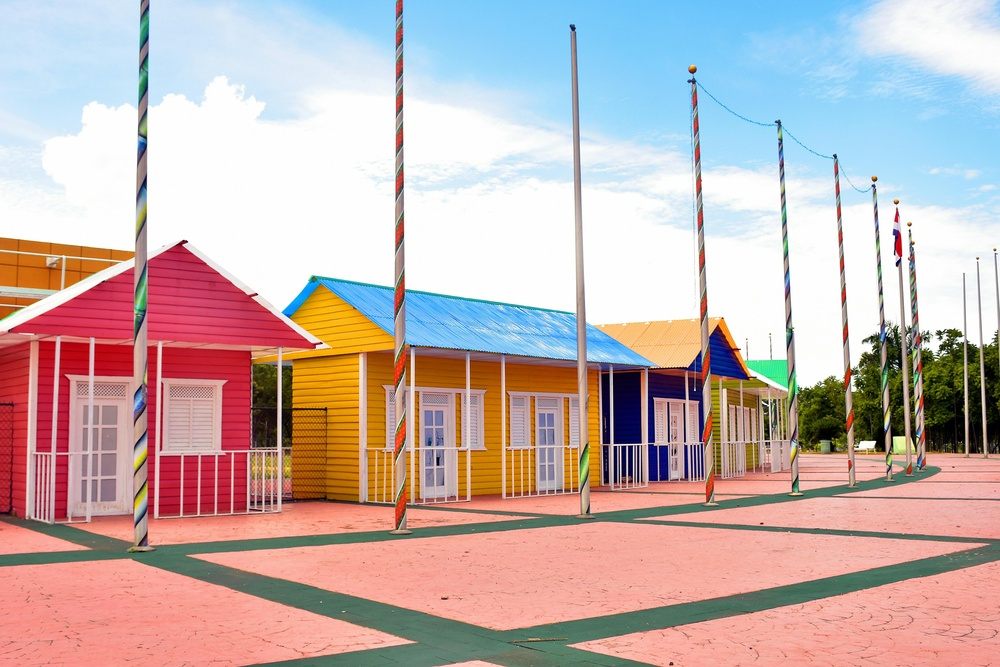
#> input picture original_p2.jpg, 1000 x 667 px, shrunk from 4800 x 3200 before the run
$ python p2.py
#> lines starting #> are read from the running program, lines starting #| are printed output that depends on the picture; after the words box and inside, x2 and y2 are one past the last pixel; in counts of white or black regions, pixels touching at a corner belong together
# Project 2: Edge Detection and Overlay
# 1. 2. 3. 4. 5. Read a color image using OpenCV.
# Convert it to grayscale and apply Gaussian blur.
# Use the Canny edge detector to find edges.
# Overlay the edges on the original image (e.g., in red).
# Display and save the result using OpenCV or Matplotlib.

import cv2
import numpy as np

# 1. Read a color image using OpenCV
image = cv2.imread('original_p2.jpg')  # Replace 'input.jpg' with your image filename
#> image is the input picture: shape (667, 1000, 3); mean B, G, R 174.7, 176.8, 196.2

if image is None:
    raise FileNotFoundError("Image file not found. Please check the filename and path.")

# 2. Convert to grayscale and apply Gaussian blur
gray = cv2.cvtColor(image, cv2.COLOR_BGR2GRAY)
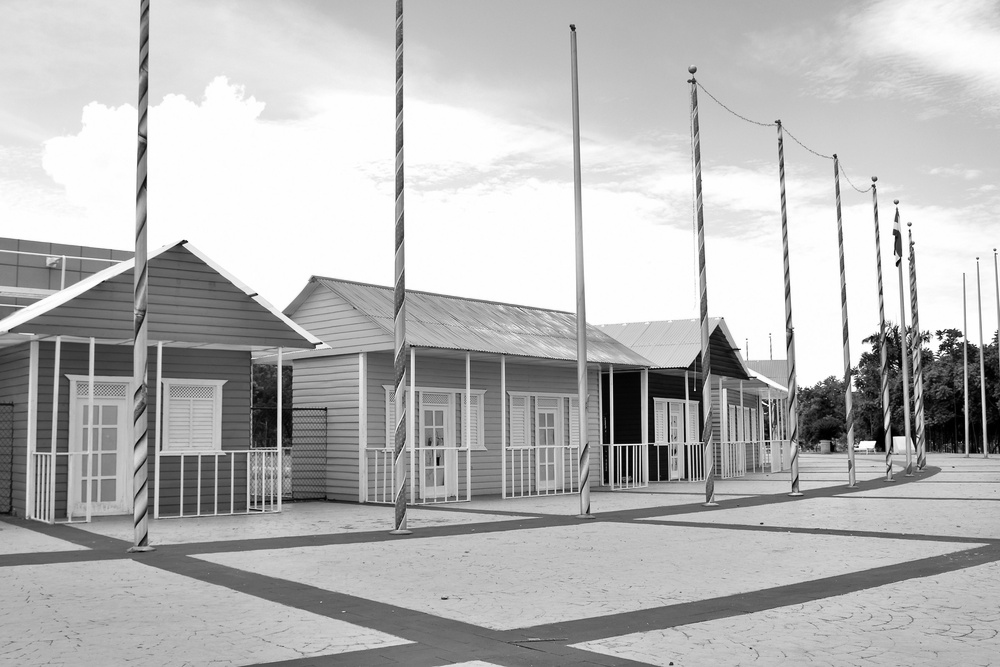
#> gray: shape (667, 1000); min 0, max 255, mean 182.4
blurred = cv2.GaussianBlur(gray, (5, 5), 0)

# 3. Use the Canny edge detector to find edges
edges = cv2.Canny(blurred, 50, 150)
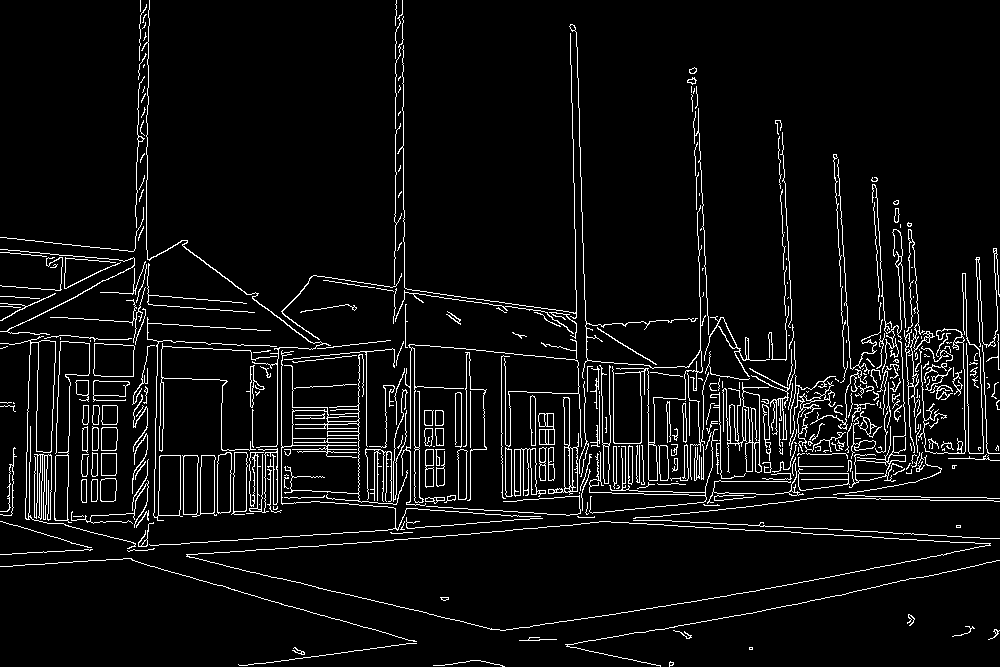
#> edges: shape (667, 1000); 5.8% white in thin lines or dots

# 4. Overlay the edges on the original image (in red)
overlay = image.copy()
overlay[edges != 0] = [0, 0, 255]  # Set edge pixels to red (BGR)
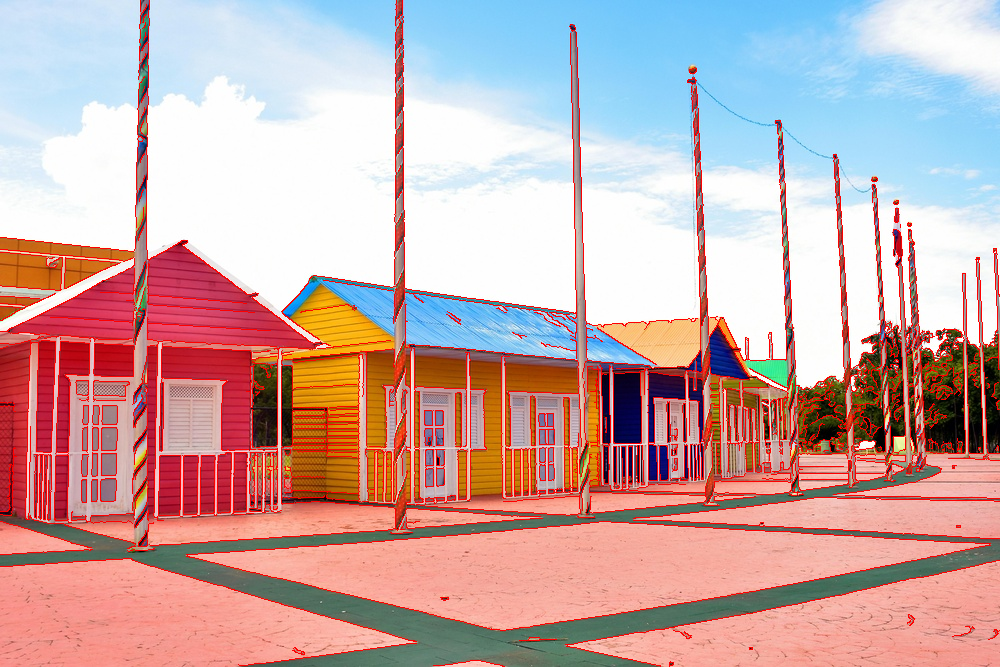
#> overlay: shape (667, 1000, 3); 5.79% of pixels changed, all inside (x1, y1, x2, y2) = (0, 0, 1000, 667)

# 5. Display and save the result
cv2.imshow('Edge Overlay', overlay)
cv2.imwrite('p2_edge_overlay.jpg', overlay)
cv2.waitKey(0)
cv2.destroyAllWindows()

$ run again, with original_p1.jpg copied over original_p2.jpg
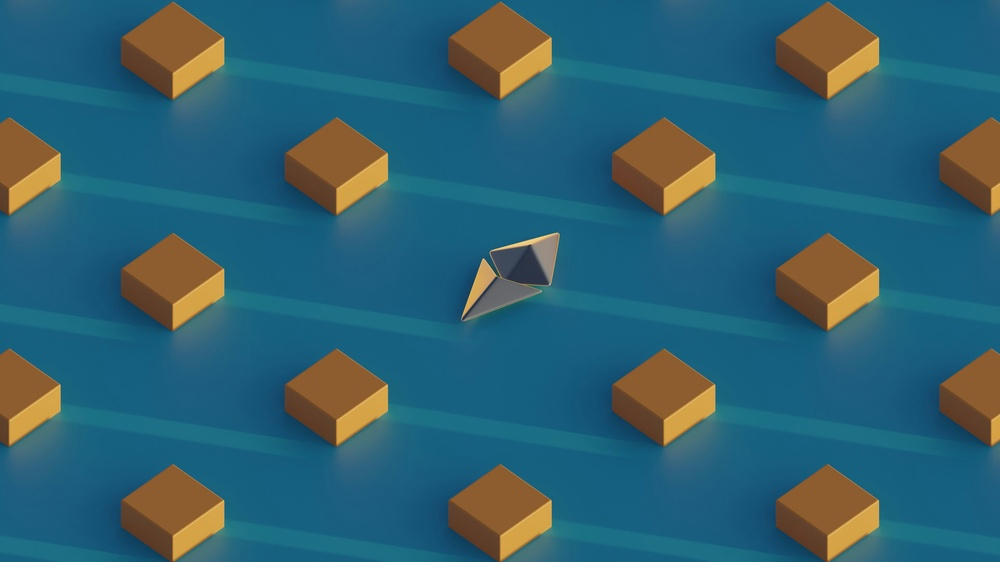
#> input picture original_p1.jpg, 1000 x 562 px, shrunk from 3840 x 2160 before the run
#> image is the input picture: shape (562, 1000, 3); mean B, G, R 113.3, 97.3, 47.3
#> `edges = cv2.Canny(blurred, 50, 150)`:
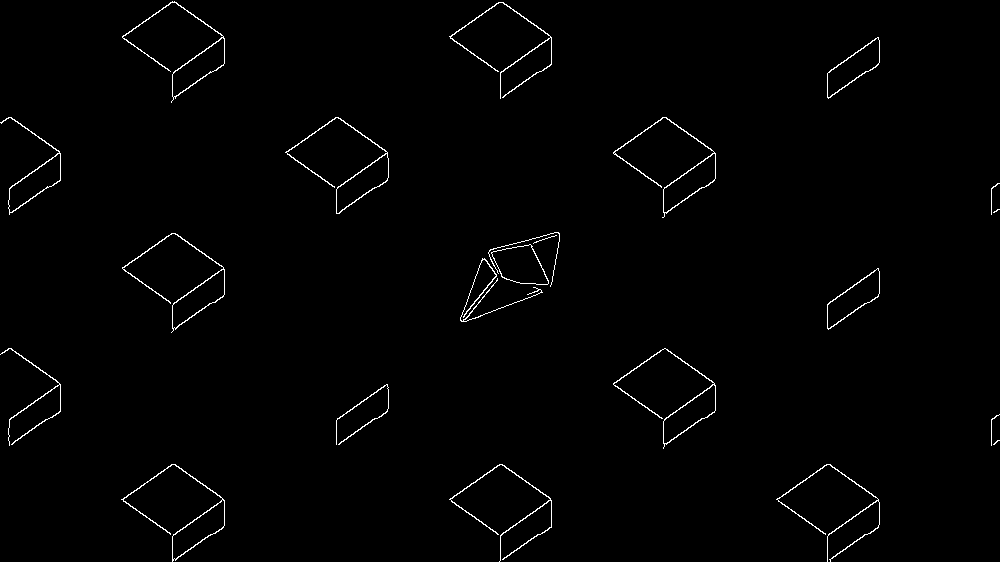
#> edges: shape (562, 1000); 1.1% white in thin lines or dots
#> `overlay[edges != 0] = [0, 0, 255]`:
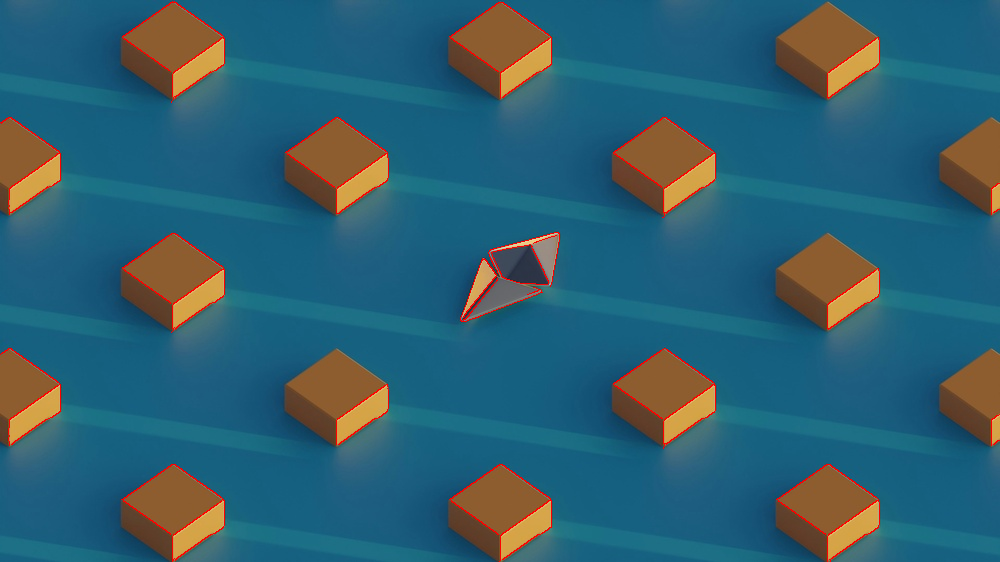
#> overlay: shape (562, 1000, 3); 1.12% of pixels changed, all inside (x1, y1, x2, y2) = (0, 1, 1000, 562)

$ run again, with original_p4.jpg copied over original_p2.jpg
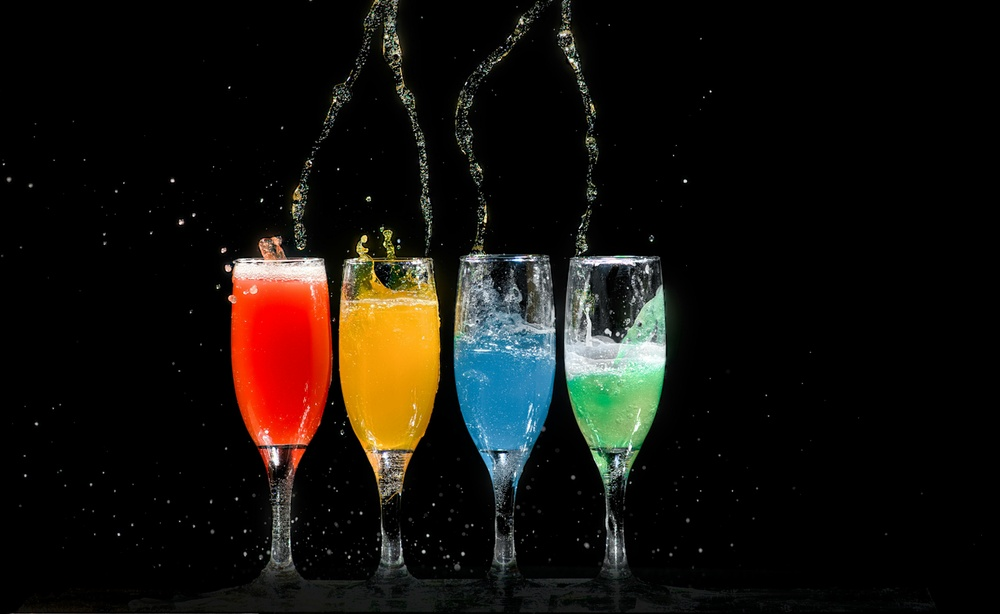
#> input picture original_p4.jpg, 1000 x 614 px, shrunk from 4233 x 2599 before the run
#> image is the input picture: shape (614, 1000, 3); mean B, G, R 13.9, 18.6, 22.3
#> `edges = cv2.Canny(blurred, 50, 150)`:
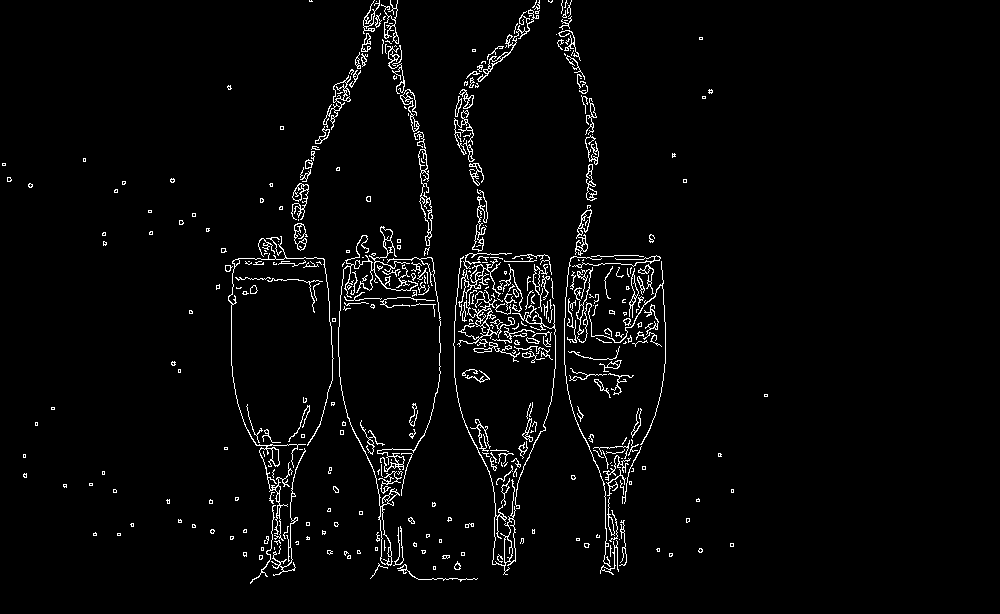
#> edges: shape (614, 1000); 3% white in thin lines or dots, all inside (x1, y1, x2, y2) = (2, 0, 768, 584)
#> `overlay[edges != 0] = [0, 0, 255]`:
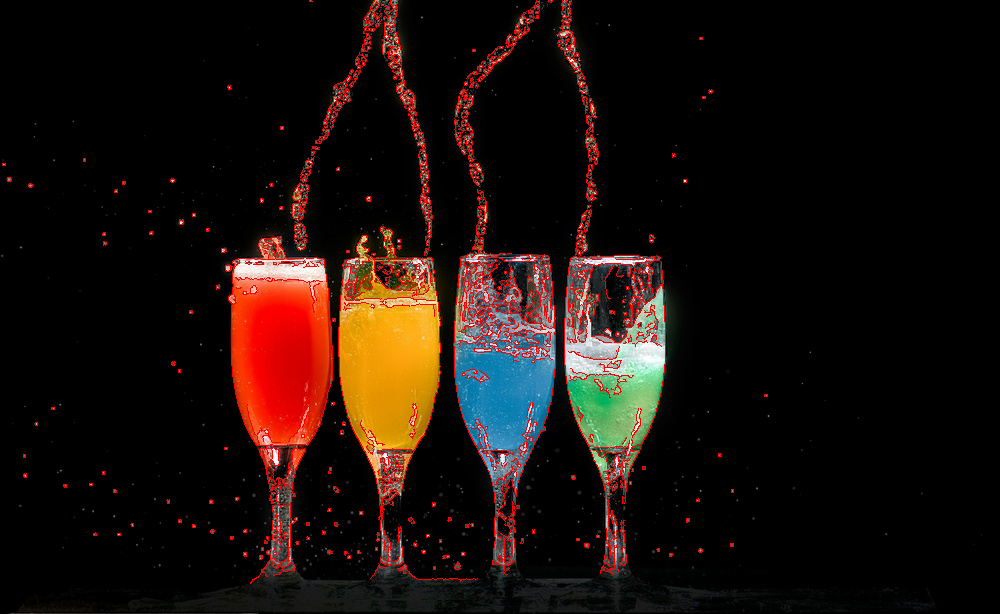
#> overlay: shape (614, 1000, 3); 3.04% of pixels changed, all inside (x1, y1, x2, y2) = (2, 0, 768, 584)

$ run again, with momo.jpg copied over original_p2.jpg
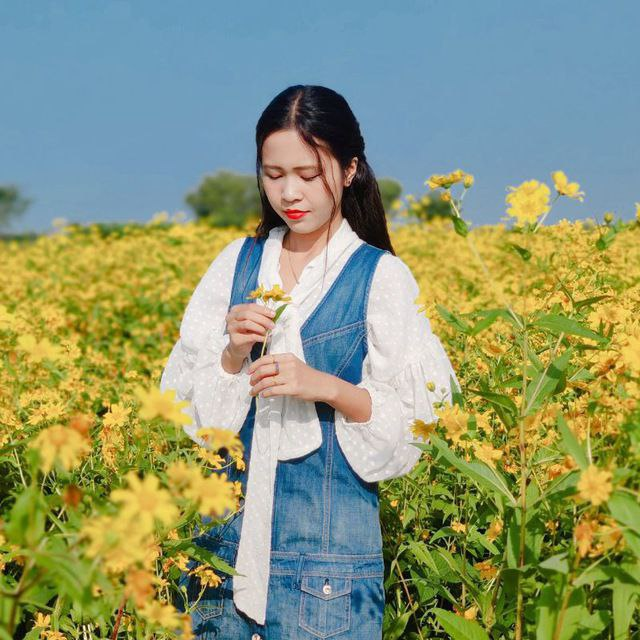
#> input picture momo.jpg, 640 x 640 px
#> image is the input picture: shape (640, 640, 3); mean B, G, R 116.3, 150.7, 140
#> `edges = cv2.Canny(blurred, 50, 150)`:
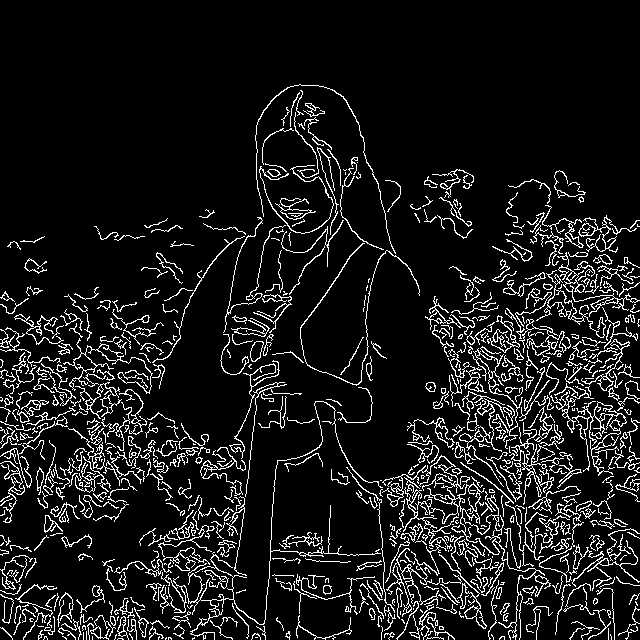
#> edges: shape (640, 640); 9.8% white in thin lines or dots, all inside (x1, y1, x2, y2) = (0, 84, 640, 640)
#> `overlay[edges != 0] = [0, 0, 255]`:
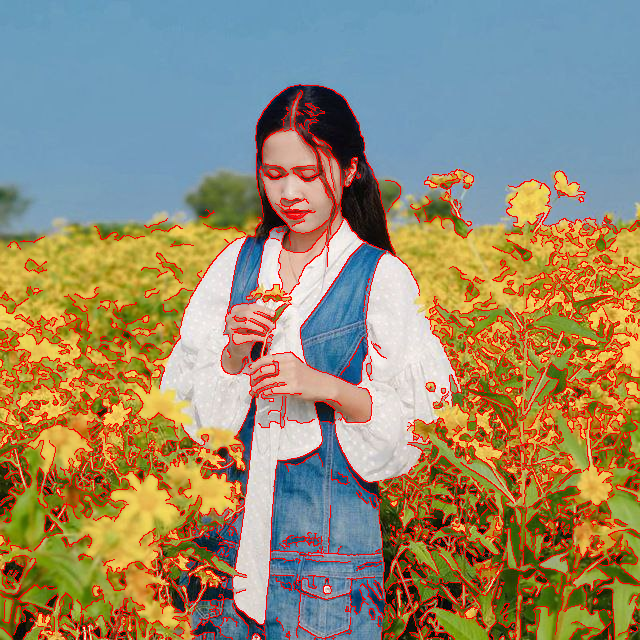
#> overlay: shape (640, 640, 3); 9.81% of pixels changed, all inside (x1, y1, x2, y2) = (0, 84, 640, 640)
